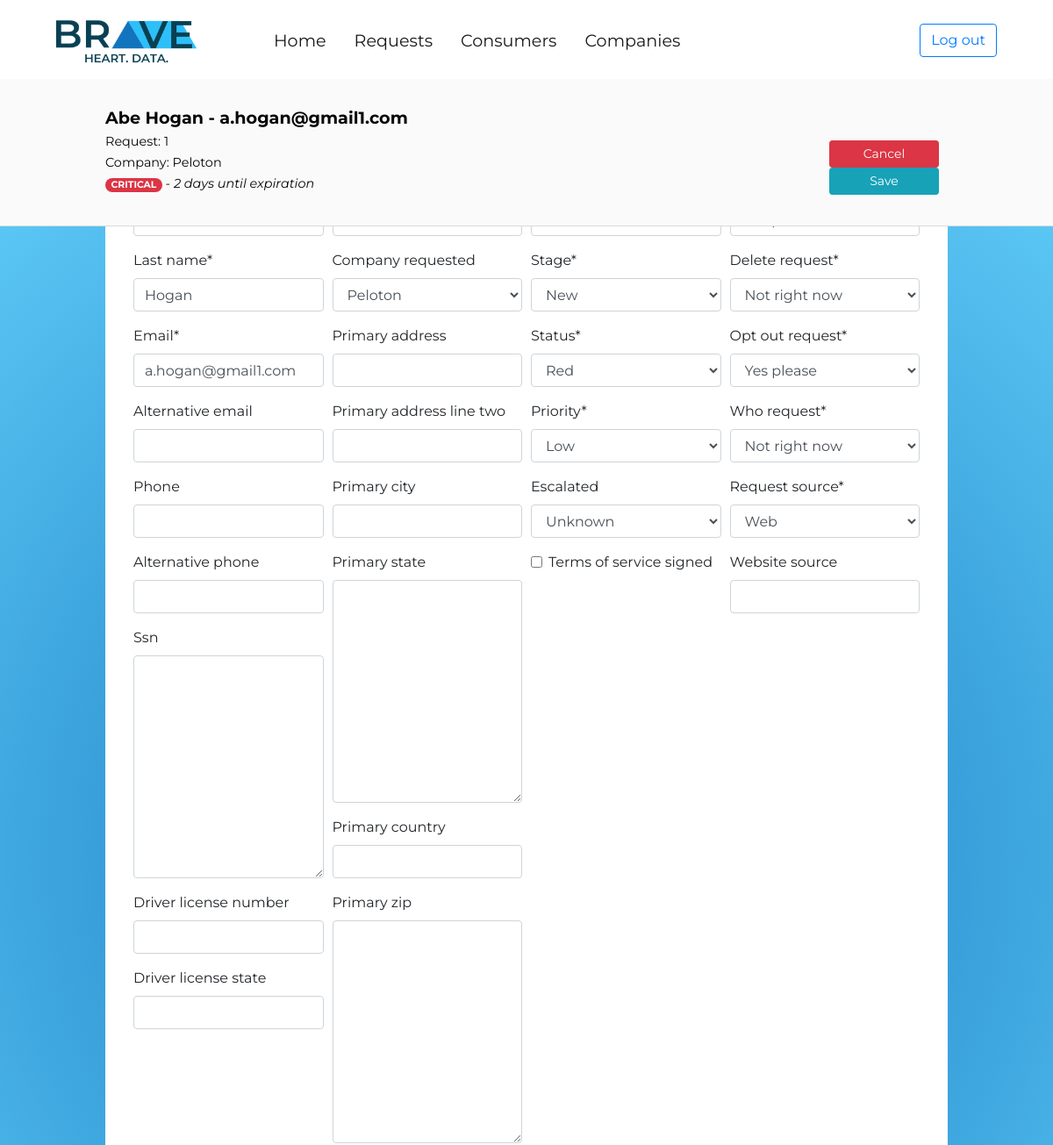
Page /console/request/1/edit (signed in, upper part) on the earlier database version.
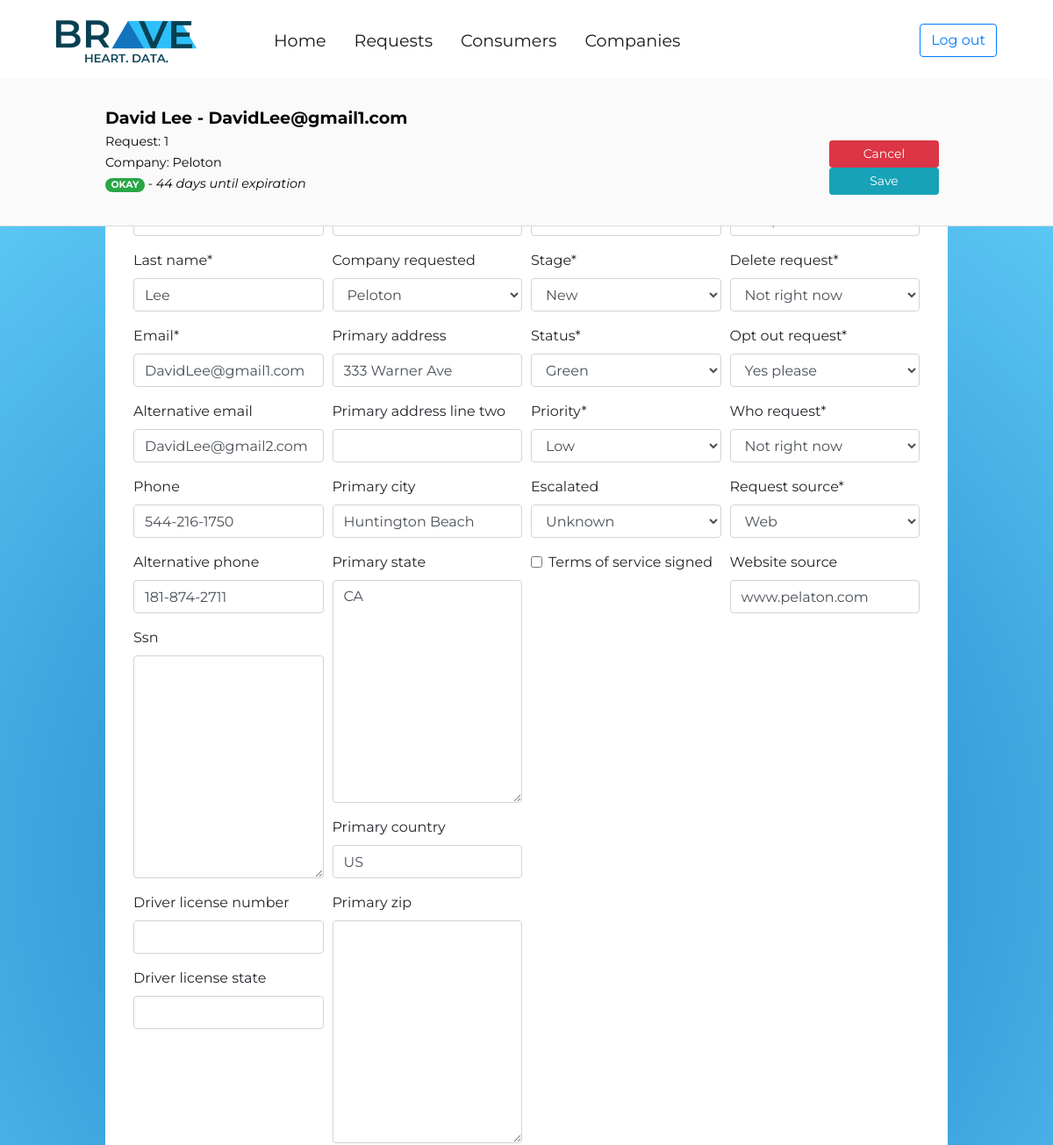
Same page on the later database version.
### request_form_app/models.py (models this page shows, shortened)
class Request(models.Model):
	request_source_choices = (
		('none','None'),
		('email','Email'),
		('phone','Phone'),
		('web','Web')
		)
	priority_choices = (
		('low','Low'),
		('medium','Medium'),
		('high','High')
		)
	stage_choices = (
		('new','New'),
		('in progress','In Progress'),
		('ready to review','Ready for Review'),
		('ready for consumer','Ready for Consumer'),
		('completed', 'Completed'),
		('past due', 'Past Due')
		)
	request_choices = (
		('yes','Yes please'),
		('no', 'Not right now')
		)
	data_ready_to_send_choices = (
		('yes','Yes'),
		('no','No')
		)
	status_choices = (
		('green','Green'),
		('yellow','Yellow'),
		('orange','Orange'),
		('red','Red'),
		)
	consumer = models.ForeignKey(Consumer, on_delete=models.CASCADE,null=True,blank=True)
	company_requested = models.ForeignKey(Company,on_delete=models.CASCADE,null=True,blank=True)
	request_source = models.CharField(max_length=20,choices=request_source_choices,default='none')
	website_source = models.URLField(max_length=200,blank=True)
	delete_request = models.CharField(max_length=5,choices=request_choices,default='no')
	what_request = models.CharField(max_length=5,choices=request_choices,default='no')
	who_request = models.CharField(max_length=5,choices=request_choices,default='no')
	opt_out_request = models.CharField(max_length=5,choices=request_choices,default='no')
	priority = models.CharField(max_length=10,choices=priority_choices,default='low')
	escalated = models.BooleanField(null=True)
	stage = models.CharField(max_length=20,choices=stage_choices,default='new')
	created_at = models.DateField(auto_now_add=True)
	updated_at = models.DateField(auto_now=True)
	first_name = models.CharField(max_length=256,blank=False)
	last_name = models.CharField(max_length=256,blank=False)
	email = models.EmailField(max_length=256,blank=False)
	alternative_email = models.EmailField(max_length=256,blank=True)
	phone = models.CharField(max_length=13,blank=True)
	alternative_phone = models.CharField(max_length=13,blank=True)
	primary_address = models.CharField(max_length=256,blank=True)
	primary_address_line_two = models.CharField(max_length=256,blank=True)
	primary_city = models.CharField(max_length=256,blank=True)
	primary_state = USStateField(null=True,blank=True)
	primary_zip = USZipCodeField(null=True,blank=True)
	primary_country = models.CharField(max_length=256,blank=True)
	alternative_address = models.CharField(max_length=256,blank=True)
	alternative_address_line_two = models.CharField(max_length=256,blank=True)
	alternative_city = models.CharField(max_length=256,blank=True)
	alternative_state = models.CharField(max_length=256,blank=True)
	alternative_country = models.CharField(max_length=256,blank=True)
	ssn = USSocialSecurityNumberField(null=True,blank=True)
	driver_license_number = models.CharField(max_length=10,blank=True)
	driver_license_state = models.CharField(max_length=2,blank=True)
	date_of_birth = models.DateField(null=True,blank=True)
	terms_of_service_signed = models.BooleanField(default=False)
	data_ready_to_send = models.CharField(max_length=5,choices=data_ready_to_send_choices,default='no')
	status = models.CharField(max_length=10,choices=status_choices,default='green')
	days_open = models.IntegerField(default='1',null=False)

class Company(models.Model):
	company_name = models.CharField(max_length=256,blank=False)
	website = models.URLField(max_length=200)
	primary_contact = models.ForeignKey('Contact',on_delete=models.CASCADE,null=True,blank=True)
	address 	= models.TextField(max_length=255,blank=True,null=True)
	address_line_two = models.TextField(max_length=255,blank=True,null=True)
	city 		= models.TextField(max_length=255,blank=True,null=True)
	state 		= USStateField(null=True,blank=True)
	zip_code 	= USZipCodeField(null=True,blank=True)
	country 	= models.CharField(max_length=256,blank=True)
	logo 		= models.ImageField(upload_to='request_form_app/company_logo',height_field='logo_height',width_field='logo_width',null=True,blank=True)
	logo_height = models.IntegerField(blank=True,null=True)
	logo_width  = models.IntegerField(blank=True,null=True)
	company_code = models.TextField(max_length=6,blank=True,null=True)
	def __str__(self):
		return self.company_name

### user_console/views.py (the view, shortened to what this page needs)
# urls.py: path('request/<int:pk>/edit',views.RequestUpdate.as_view(),name='request_update'),
class RequestUpdate(LoginRequiredMixin,UpdateView):
	model = Request
	template_name='user_console/request_update.html'
	form_class=RequestForm
	login_url = '/console/login/'

### user_console/forms.py
class RequestForm(forms.ModelForm):
	class Meta:
		model = Request
		fields = ['consumer',
		'company_requested',
		'request_source',
		'website_source',
		'what_request',
		'who_request',
		'opt_out_request',
		'delete_request',
		'priority',
		'escalated',
		'stage',
		'first_name',
		'last_name',
		'email',
		'alternative_email',
		'phone',
		'alternative_phone',
		'primary_address',
		'primary_address_line_two',
		'primary_city',
		'primary_state',
		'primary_zip',
		'primary_country',
		'alternative_address',
		'alternative_address_line_two',
		'alternative_city',
		'alternative_state',
		'alternative_country',
		'ssn',
		'driver_license_number',
		'driver_license_state',
		'date_of_birth',
		'terms_of_service_signed',
		'data_ready_to_send',
		'status',
		'days_open',
		]

### accounts/models.py (called while the page is built)
	@property
	def is_active(self):
		return self.staff

### user_console/templates/user_console/request_update.html (shortened to what this page needs)
{% extends 'user_console/console_base.html' %}
{% load staticfiles %}
{% load crispy_forms_tags %}
{% block css_block%}
	<link rel="stylesheet" type="text/css" href="{% static 'user_console/request_update.css' %}">
{% endblock %}
{% block main_block %}
<div class="container-fullwidth">
	<div class="container-fullwidth fixed-top" id="header-wrapper">
		<div class="container-fullwidth" id="request-header-container">
			<div class="row">
				<div class="col-10">
					<span style="font-size: 1.2em;"><b>{{request.first_name}} {{request.last_name}} - {{request.email}}</b></span><br>
					<p><span style="font-size:.9em;">Request: {{request.pk}}</span><br>
					<span style="font-size: .9em;">Company: {{request.company_requested}}<br>
					{% if request.status == 'red' %}
						<span class="badge badge-pill badge-danger">CRITICAL</span>
						<span style="font-size: 1em;"><i> - 2 days until expiration</i></span>
					{% elif request.status == 'yellow' %}
						<span class="badge badge-pill badge-warning" >DANGER</span>
						<span style="font-size: 1em;"><i> - 14 days until expiration</i></span>
					{% else %}
						<span class="badge badge-pill badge-success" >OKAY</span>
						<span style="font-size: 1em;"><i> - 44 days until expiration</i></span>
					{% endif %}</span></p>
				</div>
					<div class="button-box col-lg-2 float-right" style="padding-top: 40px;">
					<a href="{% url 'user_console:request_list'%}"><button type="Cancel" title="cancel" class="btn btn-danger btn-sm" style="width: 125px;">Cancel</button></a>
					<a href="{% url 'user_console:request_detail' pk=request.pk %}"><button type="Submit" class="btn btn-info btn-sm" style="width: 125px;">Save</button></a>
				</div>
			</div>
		</div>
	</div>
	<div class="container-fullwidth" id="data-container">
		<div class="jumbotron" id="data-jumbo">
		<form method="POST">
			<div class="form-row">
				<div class="col-md-3">
					{{ form.first_name | as_crispy_field }}
					{{ form.last_name | as_crispy_field }}
					{{ form.email | as_crispy_field }}
					{{ form.alternative_email | as_crispy_field }}
					{{ form.phone | as_crispy_field }}
					{{ form.alternative_phone | as_crispy_field }}
					{{ form.ssn | as_crispy_field }}
					{{ form.driver_license_number | as_crispy_field }}
					{{ form.driver_license_state | as_crispy_field }}
				</div>
				<div class="col-md-3">
					{{ form.consumer | as_crispy_field }}
					{{ form.company_requested | as_crispy_field }}
					{{ form.primary_address | as_crispy_field }}
					{{ form.primary_address_line_two | as_crispy_field }}
					{{ form.primary_city | as_crispy_field }}
					{{ form.primary_state | as_crispy_field }}
					{{ form.primary_country | as_crispy_field }}
					{{ form.primary_zip | as_crispy_field }}
				</div>
				<div class="col-md-3">
					{{ form.data_ready_to_send | as_crispy_field }}
					{{ form.stage | as_crispy_field }}
					{{ form.status | as_crispy_field }}
					{{ form.priority | as_crispy_field }}
					{{ form.escalated | as_crispy_field }}
					{{ form.terms_of_service_signed | as_crispy_field }}
				</div>
				<div class="col-md-3">
					{{ form.what_request | as_crispy_field }}
					{{ form.delete_request | as_crispy_field }}
					{{ form.opt_out_request | as_crispy_field }}
					{{ form.who_request | as_crispy_field }}
					{{ form.request_source | as_crispy_field }}
					{{ form.website_source | as_crispy_field }}
				</div>
			</div>
		</form>
		</div>
	</div>
</div>
{% endblock %}

Differences in the rows shown:
changed Request "Peloton": first_name "Abe" → "David"; last_name "Hogan" → "Lee"; email "a.hogan@gmail1.com" → "DavidLee@gmail1.com"; alternative_email (not shown) → "DavidLee@gmail2.com"; phone (not shown) → "544-216-1750"; alternative_phone (not shown) → "181-874-2711"; primary_address (not shown) → "333 Warner Ave"; primary_city (not shown) → "Huntington Beach"; primary_state (not shown) → "CA"; primary_country (not shown) → "US"; status "Red" → "Green"; website_source (not shown) → "www.pelaton.com"
Other differences:
text no longer shown: "CRITICAL - 2 days until expiration"
text now shown: "OKAY - 44 days until expiration"
